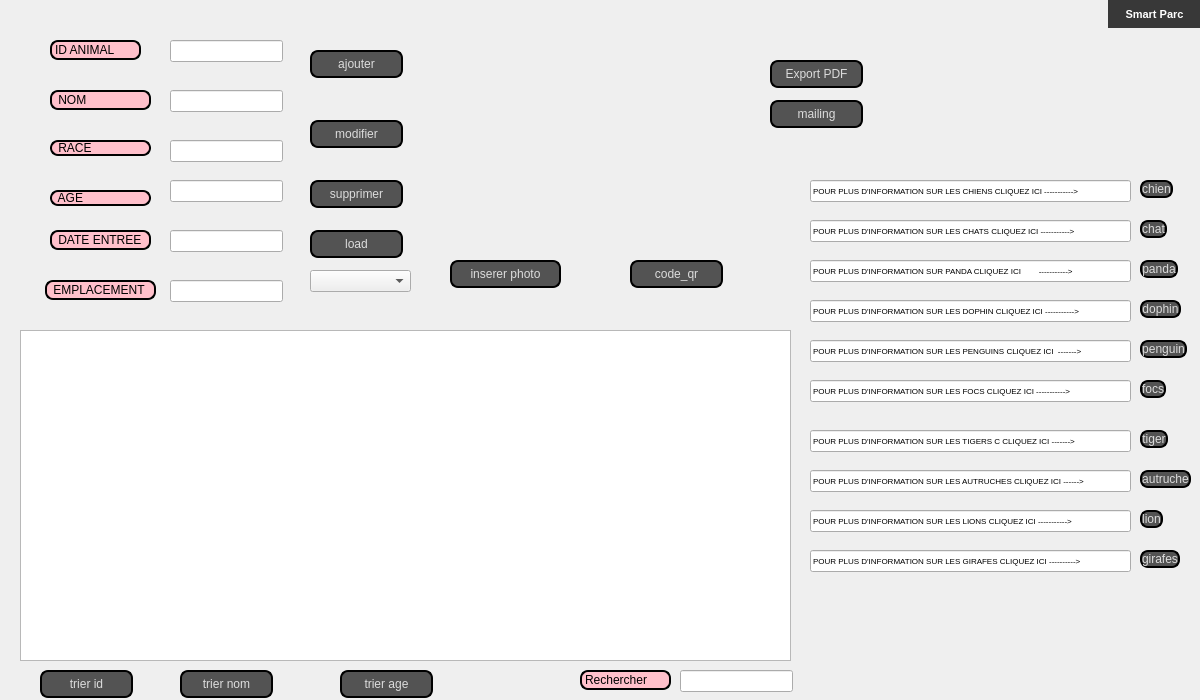
<?xml version="1.0" encoding="UTF-8"?>
<ui version="4.0">
 <class>Dialog</class>
 <widget class="QDialog" name="Dialog">
  <property name="geometry">
   <rect>
    <x>0</x>
    <y>0</y>
    <width>1200</width>
    <height>700</height>
   </rect>
  </property>
  <property name="windowTitle">
   <string>Dialog</string>
  </property>
  <widget class="QPushButton" name="Quitter">
   <property name="geometry">
    <rect>
     <x>1108</x>
     <y>0</y>
     <width>93</width>
     <height>28</height>
    </rect>
   </property>
   <property name="font">
    <font>
     <pointsize>8</pointsize>
     <weight>75</weight>
     <bold>true</bold>
    </font>
   </property>
   <property name="styleSheet">
    <string notr="true">QPushButton
{
border-radius:20px;
background-color: rgb(56, 56, 56);
color: rgb(255, 255, 255);
}
QPushButton:hover
{
color: rgb(56, 56, 56);
background-color: rgb(255, 255, 255);
}</string>
   </property>
   <property name="text">
    <string>Smart Parc</string>
   </property>
  </widget>
  <widget class="QLabel" name="label_10">
   <property name="geometry">
    <rect>
     <x>0</x>
     <y>0</y>
     <width>1200</width>
     <height>700</height>
    </rect>
   </property>
   <property name="text">
    <string/>
   </property>
   <property name="pixmap">
    <pixmap>AA.jpg</pixmap>
   </property>
  </widget>
  <widget class="QPushButton" name="mailing">
   <property name="geometry">
    <rect>
     <x>770</x>
     <y>100</y>
     <width>93</width>
     <height>28</height>
    </rect>
   </property>
   <property name="styleSheet">
    <string notr="true">QPushButton {
color: #dcdcdc;
background:#535353;
border: none;
font-size:12px;
font-family:Arial, Helvetica, sans-serif;
border: 2px solid ;
border-radius: 8px;
}
QPushButton:hover {
color:#fff;
	background-color: rgb(0, 0, 127);
border: none;
}
</string>
   </property>
   <property name="text">
    <string>mailing</string>
   </property>
  </widget>
  <widget class="QPushButton" name="ImportPDF">
   <property name="geometry">
    <rect>
     <x>770</x>
     <y>60</y>
     <width>93</width>
     <height>28</height>
    </rect>
   </property>
   <property name="styleSheet">
    <string notr="true">QPushButton {
color: #dcdcdc;
background:#535353;
border: none;
font-size:12px;
font-family:Arial, Helvetica, sans-serif;
border: 2px solid ;
border-radius: 8px;
}
QPushButton:hover {
color:#fff;
	background-color: rgb(0, 0, 127);
border: none;
}
</string>
   </property>
   <property name="text">
    <string>Export PDF</string>
   </property>
  </widget>
  <widget class="QPushButton" name="trier_age">
   <property name="geometry">
    <rect>
     <x>340</x>
     <y>670</y>
     <width>93</width>
     <height>28</height>
    </rect>
   </property>
   <property name="styleSheet">
    <string notr="true">QPushButton {
color: #dcdcdc;
background:#535353;
border: none;
font-size:12px;
font-family:Arial, Helvetica, sans-serif;
border: 2px solid ;
border-radius: 8px;
}
QPushButton:hover {
color:#fff;
	background-color: rgb(0, 0, 127);
border: none;
}</string>
   </property>
   <property name="text">
    <string>trier age</string>
   </property>
  </widget>
  <widget class="QPushButton" name="trier_id">
   <property name="geometry">
    <rect>
     <x>40</x>
     <y>670</y>
     <width>93</width>
     <height>28</height>
    </rect>
   </property>
   <property name="styleSheet">
    <string notr="true">QPushButton {
color: #dcdcdc;
background:#535353;
border: none;
font-size:12px;
font-family:Arial, Helvetica, sans-serif;
border: 2px solid ;
border-radius: 8px;
}
QPushButton:hover {
color:#fff;
	background-color: rgb(0, 0, 127);
border: none;
}</string>
   </property>
   <property name="text">
    <string>trier id</string>
   </property>
  </widget>
  <widget class="QTableView" name="tab_animal">
   <property name="geometry">
    <rect>
     <x>20</x>
     <y>330</y>
     <width>771</width>
     <height>331</height>
    </rect>
   </property>
  </widget>
  <widget class="QLabel" name="label_23">
   <property name="geometry">
    <rect>
     <x>580</x>
     <y>670</y>
     <width>91</width>
     <height>20</height>
    </rect>
   </property>
   <property name="mouseTracking">
    <bool>false</bool>
   </property>
   <property name="styleSheet">
    <string notr="true">QLabel {
color: #000000;
background:#FFC0CB;
border: none;
font-size:12px;
font-family:Arial, Helvetica, sans-serif;
border: 2px solid ;
border-radius: 8px;
}
QPushButton:hover {
color:#FFC0CB;
background-color: rgb(0rgb(0, 255, 0), 0, 127);
border: none;
}
</string>
   </property>
   <property name="text">
    <string>Rechercher</string>
   </property>
  </widget>
  <widget class="QLineEdit" name="le_rechercher">
   <property name="geometry">
    <rect>
     <x>680</x>
     <y>670</y>
     <width>113</width>
     <height>22</height>
    </rect>
   </property>
  </widget>
  <widget class="QPushButton" name="trier_nom">
   <property name="geometry">
    <rect>
     <x>180</x>
     <y>670</y>
     <width>93</width>
     <height>28</height>
    </rect>
   </property>
   <property name="styleSheet">
    <string notr="true">QPushButton {
color: #dcdcdc;
background:#535353;
border: none;
font-size:12px;
font-family:Arial, Helvetica, sans-serif;
border: 2px solid ;
border-radius: 8px;
}
QPushButton:hover {
color:#fff;
	background-color: rgb(0, 0, 127);
border: none;
}</string>
   </property>
   <property name="text">
    <string>trier nom</string>
   </property>
  </widget>
  <widget class="QPushButton" name="Lienderenseignement_5">
   <property name="geometry">
    <rect>
     <x>1140</x>
     <y>220</y>
     <width>27</width>
     <height>18</height>
    </rect>
   </property>
   <property name="font">
    <font>
     <family>Arial</family>
     <pointsize>-1</pointsize>
    </font>
   </property>
   <property name="styleSheet">
    <string notr="true">QPushButton {
color: #dcdcdc;
background:#535353;
border: none;
font-size:12px;
font-family:Arial, Helvetica, sans-serif;
border: 2px solid ;
border-radius: 8px;
}
QPushButton:hover {
color:#fff;
	background-color: rgb(0, 0, 127);
border: none;
}</string>
   </property>
   <property name="text">
    <string>chat</string>
   </property>
  </widget>
  <widget class="QPushButton" name="Lienderenseignement_4">
   <property name="geometry">
    <rect>
     <x>1140</x>
     <y>380</y>
     <width>26</width>
     <height>18</height>
    </rect>
   </property>
   <property name="font">
    <font>
     <family>Arial</family>
     <pointsize>-1</pointsize>
    </font>
   </property>
   <property name="styleSheet">
    <string notr="true">QPushButton {
color: #dcdcdc;
background:#535353;
border: none;
font-size:12px;
font-family:Arial, Helvetica, sans-serif;
border: 2px solid ;
border-radius: 8px;
}
QPushButton:hover {
color:#fff;
	background-color: rgb(0, 0, 127);
border: none;
}</string>
   </property>
   <property name="text">
    <string>focs</string>
   </property>
  </widget>
  <widget class="QPushButton" name="Lienderenseignement_6">
   <property name="geometry">
    <rect>
     <x>1140</x>
     <y>340</y>
     <width>47</width>
     <height>18</height>
    </rect>
   </property>
   <property name="font">
    <font>
     <family>Arial</family>
     <pointsize>-1</pointsize>
    </font>
   </property>
   <property name="styleSheet">
    <string notr="true">QPushButton {
color: #dcdcdc;
background:#535353;
border: none;
font-size:12px;
font-family:Arial, Helvetica, sans-serif;
border: 2px solid ;
border-radius: 8px;
}
QPushButton:hover {
color:#fff;
	background-color: rgb(0, 0, 127);
border: none;
}</string>
   </property>
   <property name="text">
    <string>penguin</string>
   </property>
  </widget>
  <widget class="QLineEdit" name="uname_17">
   <property name="geometry">
    <rect>
     <x>810</x>
     <y>340</y>
     <width>321</width>
     <height>22</height>
    </rect>
   </property>
   <property name="font">
    <font>
     <pointsize>6</pointsize>
    </font>
   </property>
   <property name="text">
    <string>POUR PLUS D'INFORMATION SUR LES PENGUINS CLIQUEZ ICI  -------&gt;</string>
   </property>
  </widget>
  <widget class="QPushButton" name="Lienderenseignement_8">
   <property name="geometry">
    <rect>
     <x>1140</x>
     <y>260</y>
     <width>38</width>
     <height>18</height>
    </rect>
   </property>
   <property name="font">
    <font>
     <family>Arial</family>
     <pointsize>-1</pointsize>
    </font>
   </property>
   <property name="styleSheet">
    <string notr="true">QPushButton {
color: #dcdcdc;
background:#535353;
border: none;
font-size:12px;
font-family:Arial, Helvetica, sans-serif;
border: 2px solid ;
border-radius: 8px;
}
QPushButton:hover {
color:#fff;
	background-color: rgb(0, 0, 127);
border: none;
}</string>
   </property>
   <property name="text">
    <string>panda</string>
   </property>
  </widget>
  <widget class="QLineEdit" name="uname_12">
   <property name="geometry">
    <rect>
     <x>810</x>
     <y>260</y>
     <width>321</width>
     <height>22</height>
    </rect>
   </property>
   <property name="font">
    <font>
     <pointsize>6</pointsize>
    </font>
   </property>
   <property name="text">
    <string>POUR PLUS D'INFORMATION SUR PANDA CLIQUEZ ICI        -----------&gt;</string>
   </property>
  </widget>
  <widget class="QLineEdit" name="uname_4">
   <property name="geometry">
    <rect>
     <x>810</x>
     <y>220</y>
     <width>321</width>
     <height>22</height>
    </rect>
   </property>
   <property name="font">
    <font>
     <pointsize>6</pointsize>
    </font>
   </property>
   <property name="text">
    <string>POUR PLUS D'INFORMATION SUR LES CHATS CLIQUEZ ICI -----------&gt;</string>
   </property>
  </widget>
  <widget class="QPushButton" name="Lienderenseignement_10">
   <property name="geometry">
    <rect>
     <x>1140</x>
     <y>510</y>
     <width>23</width>
     <height>18</height>
    </rect>
   </property>
   <property name="font">
    <font>
     <family>Arial</family>
     <pointsize>-1</pointsize>
    </font>
   </property>
   <property name="styleSheet">
    <string notr="true">QPushButton {
color: #dcdcdc;
background:#535353;
border: none;
font-size:12px;
font-family:Arial, Helvetica, sans-serif;
border: 2px solid ;
border-radius: 8px;
}
QPushButton:hover {
color:#fff;
	background-color: rgb(0, 0, 127);
border: none;
}</string>
   </property>
   <property name="text">
    <string>lion</string>
   </property>
  </widget>
  <widget class="QPushButton" name="Lienderenseignement_7">
   <property name="geometry">
    <rect>
     <x>1140</x>
     <y>300</y>
     <width>41</width>
     <height>18</height>
    </rect>
   </property>
   <property name="font">
    <font>
     <family>Arial</family>
     <pointsize>-1</pointsize>
    </font>
   </property>
   <property name="styleSheet">
    <string notr="true">QPushButton {
color: #dcdcdc;
background:#535353;
border: none;
font-size:12px;
font-family:Arial, Helvetica, sans-serif;
border: 2px solid ;
border-radius: 8px;
}
QPushButton:hover {
color:#fff;
	background-color: rgb(0, 0, 127);
border: none;
}</string>
   </property>
   <property name="text">
    <string>dophin</string>
   </property>
  </widget>
  <widget class="QLineEdit" name="uname_16">
   <property name="geometry">
    <rect>
     <x>810</x>
     <y>430</y>
     <width>321</width>
     <height>22</height>
    </rect>
   </property>
   <property name="font">
    <font>
     <pointsize>6</pointsize>
    </font>
   </property>
   <property name="text">
    <string>POUR PLUS D'INFORMATION SUR LES TIGERS C CLIQUEZ ICI -------&gt;</string>
   </property>
  </widget>
  <widget class="QLineEdit" name="uname_13">
   <property name="geometry">
    <rect>
     <x>810</x>
     <y>300</y>
     <width>321</width>
     <height>22</height>
    </rect>
   </property>
   <property name="font">
    <font>
     <pointsize>6</pointsize>
    </font>
   </property>
   <property name="text">
    <string>POUR PLUS D'INFORMATION SUR LES DOPHIN CLIQUEZ ICI -----------&gt;</string>
   </property>
  </widget>
  <widget class="QLineEdit" name="uname_19">
   <property name="geometry">
    <rect>
     <x>810</x>
     <y>510</y>
     <width>321</width>
     <height>22</height>
    </rect>
   </property>
   <property name="font">
    <font>
     <pointsize>6</pointsize>
    </font>
   </property>
   <property name="text">
    <string>POUR PLUS D'INFORMATION SUR LES LIONS CLIQUEZ ICI -----------&gt;</string>
   </property>
  </widget>
  <widget class="QPushButton" name="Lienderenseignement_2">
   <property name="geometry">
    <rect>
     <x>1140</x>
     <y>180</y>
     <width>33</width>
     <height>18</height>
    </rect>
   </property>
   <property name="font">
    <font>
     <family>Arial</family>
     <pointsize>-1</pointsize>
    </font>
   </property>
   <property name="styleSheet">
    <string notr="true">QPushButton {
color: #dcdcdc;
background:#535353;
border: none;
font-size:12px;
font-family:Arial, Helvetica, sans-serif;
border: 2px solid ;
border-radius: 8px;
}
QPushButton:hover {
color:#fff;
	background-color: rgb(0, 0, 127);
border: none;
}</string>
   </property>
   <property name="text">
    <string>chien</string>
   </property>
  </widget>
  <widget class="QLineEdit" name="uname_18">
   <property name="geometry">
    <rect>
     <x>810</x>
     <y>550</y>
     <width>321</width>
     <height>22</height>
    </rect>
   </property>
   <property name="font">
    <font>
     <pointsize>6</pointsize>
    </font>
   </property>
   <property name="text">
    <string>POUR PLUS D'INFORMATION SUR LES GIRAFES CLIQUEZ ICI ----------&gt;</string>
   </property>
  </widget>
  <widget class="QLineEdit" name="uname_15">
   <property name="geometry">
    <rect>
     <x>810</x>
     <y>470</y>
     <width>321</width>
     <height>22</height>
    </rect>
   </property>
   <property name="font">
    <font>
     <pointsize>6</pointsize>
    </font>
   </property>
   <property name="text">
    <string>POUR PLUS D'INFORMATION SUR LES AUTRUCHES CLIQUEZ ICI ------&gt;</string>
   </property>
  </widget>
  <widget class="QPushButton" name="Lienderenseignement_3">
   <property name="geometry">
    <rect>
     <x>1140</x>
     <y>430</y>
     <width>28</width>
     <height>18</height>
    </rect>
   </property>
   <property name="font">
    <font>
     <family>Arial</family>
     <pointsize>-1</pointsize>
    </font>
   </property>
   <property name="styleSheet">
    <string notr="true">QPushButton {
color: #dcdcdc;
background:#535353;
border: none;
font-size:12px;
font-family:Arial, Helvetica, sans-serif;
border: 2px solid ;
border-radius: 8px;
}
QPushButton:hover {
color:#fff;
	background-color: rgb(0, 0, 127);
border: none;
}</string>
   </property>
   <property name="text">
    <string>tiger</string>
   </property>
  </widget>
  <widget class="QPushButton" name="Lienderenseignement_11">
   <property name="geometry">
    <rect>
     <x>1140</x>
     <y>470</y>
     <width>51</width>
     <height>18</height>
    </rect>
   </property>
   <property name="font">
    <font>
     <family>Arial</family>
     <pointsize>-1</pointsize>
    </font>
   </property>
   <property name="styleSheet">
    <string notr="true">QPushButton {
color: #dcdcdc;
background:#535353;
border: none;
font-size:12px;
font-family:Arial, Helvetica, sans-serif;
border: 2px solid ;
border-radius: 8px;
}
QPushButton:hover {
color:#fff;
	background-color: rgb(0, 0, 127);
border: none;
}</string>
   </property>
   <property name="text">
    <string>autruche</string>
   </property>
  </widget>
  <widget class="QLineEdit" name="uname_10">
   <property name="geometry">
    <rect>
     <x>810</x>
     <y>180</y>
     <width>321</width>
     <height>22</height>
    </rect>
   </property>
   <property name="font">
    <font>
     <pointsize>6</pointsize>
    </font>
   </property>
   <property name="text">
    <string>POUR PLUS D'INFORMATION SUR LES CHIENS CLIQUEZ ICI -----------&gt;</string>
   </property>
  </widget>
  <widget class="QLineEdit" name="uname_14">
   <property name="geometry">
    <rect>
     <x>810</x>
     <y>380</y>
     <width>321</width>
     <height>22</height>
    </rect>
   </property>
   <property name="font">
    <font>
     <pointsize>6</pointsize>
    </font>
   </property>
   <property name="text">
    <string>POUR PLUS D'INFORMATION SUR LES FOCS CLIQUEZ ICI -----------&gt;</string>
   </property>
  </widget>
  <widget class="QPushButton" name="Lienderenseignement_12">
   <property name="geometry">
    <rect>
     <x>1140</x>
     <y>550</y>
     <width>40</width>
     <height>18</height>
    </rect>
   </property>
   <property name="font">
    <font>
     <family>Arial</family>
     <pointsize>-1</pointsize>
    </font>
   </property>
   <property name="styleSheet">
    <string notr="true">QPushButton {
color: #dcdcdc;
background:#535353;
border: none;
font-size:12px;
font-family:Arial, Helvetica, sans-serif;
border: 2px solid ;
border-radius: 8px;
}
QPushButton:hover {
color:#fff;
	background-color: rgb(0, 0, 127);
border: none;
}</string>
   </property>
   <property name="text">
    <string>girafes</string>
   </property>
  </widget>
  <widget class="QComboBox" name="table_id">
   <property name="geometry">
    <rect>
     <x>310</x>
     <y>270</y>
     <width>101</width>
     <height>22</height>
    </rect>
   </property>
   <property name="styleSheet">
    <string notr="true">QLabel {
color: #000000;
background:#FFC0CB;
border: none;
font-size:12px;
font-family:Arial, Helvetica, sans-serif;
border: 2px solid ;
border-radius: 8px;
}
QPushButton:hover {
color:#FFC0CB;
background-color: rgb(0rgb(0, 255, 0), 0, 127);
border: none;
}
</string>
   </property>
  </widget>
  <widget class="QPushButton" name="pb_ajouter">
   <property name="geometry">
    <rect>
     <x>310</x>
     <y>50</y>
     <width>93</width>
     <height>28</height>
    </rect>
   </property>
   <property name="styleSheet">
    <string notr="true">QPushButton {
color: #dcdcdc;
background:#535353;
border: none;
font-size:12px;
font-family:Arial, Helvetica, sans-serif;
border: 2px solid ;
border-radius: 8px;
}
QPushButton:hover {
color:#fff;
	background-color: rgb(0, 0, 127);
border: none;
}</string>
   </property>
   <property name="text">
    <string>ajouter</string>
   </property>
  </widget>
  <widget class="QLabel" name="lbl_image">
   <property name="geometry">
    <rect>
     <x>450</x>
     <y>50</y>
     <width>141</width>
     <height>151</height>
    </rect>
   </property>
   <property name="text">
    <string/>
   </property>
  </widget>
  <widget class="QLabel" name="label_5">
   <property name="geometry">
    <rect>
     <x>50</x>
     <y>230</y>
     <width>101</width>
     <height>20</height>
    </rect>
   </property>
   <property name="whatsThis">
    <string>&lt;html&gt;&lt;head/&gt;&lt;body&gt;&lt;p&gt;&lt;span style=&quot; font-size:12pt;&quot;&gt;xx&lt;/span&gt;&lt;/p&gt;&lt;/body&gt;&lt;/html&gt;</string>
   </property>
   <property name="styleSheet">
    <string notr="true">QLabel {
color: #000000;
background:#FFC0CB;
border: none;
font-size:12px;
font-family:Arial, Helvetica, sans-serif;
border: 2px solid ;
border-radius: 8px;
}
QPushButton:hover {
color:#FFC0CB;
background-color: rgb(0rgb(0, 255, 0), 0, 127);
border: none;
}
</string>
   </property>
   <property name="text">
    <string> DATE ENTREE</string>
   </property>
  </widget>
  <widget class="QLineEdit" name="le_id">
   <property name="geometry">
    <rect>
     <x>170</x>
     <y>40</y>
     <width>113</width>
     <height>22</height>
    </rect>
   </property>
   <property name="readOnly">
    <bool>false</bool>
   </property>
  </widget>
  <widget class="QLineEdit" name="le_age">
   <property name="geometry">
    <rect>
     <x>170</x>
     <y>180</y>
     <width>113</width>
     <height>22</height>
    </rect>
   </property>
   <property name="readOnly">
    <bool>false</bool>
   </property>
  </widget>
  <widget class="QLineEdit" name="la_date">
   <property name="geometry">
    <rect>
     <x>170</x>
     <y>230</y>
     <width>113</width>
     <height>22</height>
    </rect>
   </property>
   <property name="readOnly">
    <bool>false</bool>
   </property>
  </widget>
  <widget class="QLineEdit" name="la_race">
   <property name="geometry">
    <rect>
     <x>170</x>
     <y>140</y>
     <width>113</width>
     <height>22</height>
    </rect>
   </property>
   <property name="readOnly">
    <bool>false</bool>
   </property>
  </widget>
  <widget class="QPushButton" name="modifier">
   <property name="geometry">
    <rect>
     <x>310</x>
     <y>120</y>
     <width>93</width>
     <height>28</height>
    </rect>
   </property>
   <property name="styleSheet">
    <string notr="true">QPushButton {
color: #dcdcdc;
background:#535353;
border: none;
font-size:12px;
font-family:Arial, Helvetica, sans-serif;
border: 2px solid ;
border-radius: 8px;
}
QPushButton:hover {
color:#fff;
	background-color: rgb(0, 0, 127);
border: none;
}</string>
   </property>
   <property name="text">
    <string>modifier</string>
   </property>
  </widget>
  <widget class="QLabel" name="lbl_image_2">
   <property name="geometry">
    <rect>
     <x>610</x>
     <y>50</y>
     <width>141</width>
     <height>151</height>
    </rect>
   </property>
   <property name="text">
    <string/>
   </property>
  </widget>
  <widget class="QPushButton" name="code_qr">
   <property name="geometry">
    <rect>
     <x>630</x>
     <y>260</y>
     <width>93</width>
     <height>28</height>
    </rect>
   </property>
   <property name="styleSheet">
    <string notr="true">QPushButton {
color: #dcdcdc;
background:#535353;
border: none;
font-size:12px;
font-family:Arial, Helvetica, sans-serif;
border: 2px solid ;
border-radius: 8px;
}
QPushButton:hover {
color:#fff;
	background-color: rgb(0, 0, 127);
border: none;
}</string>
   </property>
   <property name="text">
    <string>code_qr</string>
   </property>
  </widget>
  <widget class="QPushButton" name="insererphoto">
   <property name="geometry">
    <rect>
     <x>450</x>
     <y>260</y>
     <width>111</width>
     <height>28</height>
    </rect>
   </property>
   <property name="styleSheet">
    <string notr="true">QPushButton {
color: #dcdcdc;
background:#535353;
border: none;
font-size:12px;
font-family:Arial, Helvetica, sans-serif;
border: 2px solid ;
border-radius: 8px;
}
QPushButton:hover {
color:#fff;
	background-color: rgb(0, 0, 127);
border: none;
}</string>
   </property>
   <property name="text">
    <string>inserer photo</string>
   </property>
  </widget>
  <widget class="QLabel" name="label">
   <property name="geometry">
    <rect>
     <x>50</x>
     <y>90</y>
     <width>101</width>
     <height>20</height>
    </rect>
   </property>
   <property name="styleSheet">
    <string notr="true">QLabel {
color: #000000;
background:#FFC0CB;
border: none;
font-size:12px;
font-family:Arial, Helvetica, sans-serif;
border: 2px solid ;
border-radius: 8px;
}
QPushButton:hover {
color:#FFC0CB;
background-color: rgb(0rgb(0, 255, 0), 0, 127);
border: none;
}
</string>
   </property>
   <property name="text">
    <string> NOM</string>
   </property>
  </widget>
  <widget class="QLabel" name="label_2">
   <property name="geometry">
    <rect>
     <x>50</x>
     <y>140</y>
     <width>101</width>
     <height>16</height>
    </rect>
   </property>
   <property name="styleSheet">
    <string notr="true">QLabel {
color: #000000;
background:#FFC0CB;
border: none;
font-size:12px;
font-family:Arial, Helvetica, sans-serif;
border: 2px solid ;
border-radius: 8px;
}
QPushButton:hover {
color:#FFC0CB;
background-color: rgb(0rgb(0, 255, 0), 0, 127);
border: none;
}
</string>
   </property>
   <property name="text">
    <string> RACE</string>
   </property>
  </widget>
  <widget class="QPushButton" name="load">
   <property name="geometry">
    <rect>
     <x>310</x>
     <y>230</y>
     <width>93</width>
     <height>28</height>
    </rect>
   </property>
   <property name="styleSheet">
    <string notr="true">QPushButton {
color: #dcdcdc;
background:#535353;
border: none;
font-size:12px;
font-family:Arial, Helvetica, sans-serif;
border: 2px solid ;
border-radius: 8px;
}
QPushButton:hover {
color:#fff;
	background-color: rgb(0, 0, 127);
border: none;
}</string>
   </property>
   <property name="text">
    <string>load</string>
   </property>
  </widget>
  <widget class="QLineEdit" name="le_emplacement">
   <property name="geometry">
    <rect>
     <x>170</x>
     <y>280</y>
     <width>113</width>
     <height>22</height>
    </rect>
   </property>
   <property name="readOnly">
    <bool>false</bool>
   </property>
  </widget>
  <widget class="QLineEdit" name="le_nom">
   <property name="geometry">
    <rect>
     <x>170</x>
     <y>90</y>
     <width>113</width>
     <height>22</height>
    </rect>
   </property>
   <property name="readOnly">
    <bool>false</bool>
   </property>
  </widget>
  <widget class="QPushButton" name="pb_supprimer">
   <property name="geometry">
    <rect>
     <x>310</x>
     <y>180</y>
     <width>93</width>
     <height>28</height>
    </rect>
   </property>
   <property name="styleSheet">
    <string notr="true">QPushButton {
color: #dcdcdc;
background:#535353;
border: none;
font-size:12px;
font-family:Arial, Helvetica, sans-serif;
border: 2px solid ;
border-radius: 8px;
}
QPushButton:hover {
color:#fff;
	background-color: rgb(0, 0, 127);
border: none;
}</string>
   </property>
   <property name="text">
    <string>supprimer</string>
   </property>
  </widget>
  <widget class="QLabel" name="label_3">
   <property name="geometry">
    <rect>
     <x>50</x>
     <y>190</y>
     <width>101</width>
     <height>16</height>
    </rect>
   </property>
   <property name="styleSheet">
    <string notr="true">QLabel {
color: #000000;
background:#FFC0CB;
border: none;
font-size:12px;
font-family:Arial, Helvetica, sans-serif;
border: 2px solid ;
border-radius: 8px;
}
QPushButton:hover {
color:#FFC0CB;
background-color: rgb(0rgb(0, 255, 0), 0, 127);
border: none;
}
</string>
   </property>
   <property name="text">
    <string> AGE</string>
   </property>
  </widget>
  <widget class="QLabel" name="label_6">
   <property name="geometry">
    <rect>
     <x>45</x>
     <y>280</y>
     <width>111</width>
     <height>20</height>
    </rect>
   </property>
   <property name="styleSheet">
    <string notr="true">QLabel {
color: #000000;
background:#FFC0CB;
border: none;
font-size:12px;
font-family:Arial, Helvetica, sans-serif;
border: 2px solid ;
border-radius: 8px;
}
QPushButton:hover {
color:#FFC0CB;
background-color: rgb(0rgb(0, 255, 0), 0, 127);
border: none;
}
</string>
   </property>
   <property name="text">
    <string> EMPLACEMENT</string>
   </property>
  </widget>
  <widget class="QLabel" name="label_4">
   <property name="geometry">
    <rect>
     <x>50</x>
     <y>40</y>
     <width>91</width>
     <height>20</height>
    </rect>
   </property>
   <property name="mouseTracking">
    <bool>false</bool>
   </property>
   <property name="styleSheet">
    <string notr="true">QLabel {
color: #000000;
background:#FFC0CB;
border: none;
font-size:12px;
font-family:Arial, Helvetica, sans-serif;
border: 2px solid ;
border-radius: 8px;
}
QPushButton:hover {
color:#FFC0CB;
background-color: rgb(0rgb(0, 255, 0), 0, 127);
border: none;
}
</string>
   </property>
   <property name="text">
    <string>ID ANIMAL</string>
   </property>
  </widget>
  <zorder>label_10</zorder>
  <zorder>Quitter</zorder>
  <zorder>mailing</zorder>
  <zorder>ImportPDF</zorder>
  <zorder>trier_age</zorder>
  <zorder>trier_id</zorder>
  <zorder>tab_animal</zorder>
  <zorder>label_23</zorder>
  <zorder>le_rechercher</zorder>
  <zorder>trier_nom</zorder>
  <zorder>Lienderenseignement_5</zorder>
  <zorder>Lienderenseignement_4</zorder>
  <zorder>Lienderenseignement_6</zorder>
  <zorder>uname_17</zorder>
  <zorder>Lienderenseignement_8</zorder>
  <zorder>uname_12</zorder>
  <zorder>uname_4</zorder>
  <zorder>Lienderenseignement_10</zorder>
  <zorder>Lienderenseignement_7</zorder>
  <zorder>uname_16</zorder>
  <zorder>uname_13</zorder>
  <zorder>uname_19</zorder>
  <zorder>Lienderenseignement_2</zorder>
  <zorder>uname_18</zorder>
  <zorder>uname_15</zorder>
  <zorder>Lienderenseignement_3</zorder>
  <zorder>Lienderenseignement_11</zorder>
  <zorder>uname_10</zorder>
  <zorder>uname_14</zorder>
  <zorder>Lienderenseignement_12</zorder>
  <zorder>table_id</zorder>
  <zorder>pb_ajouter</zorder>
  <zorder>lbl_image</zorder>
  <zorder>label_5</zorder>
  <zorder>le_id</zorder>
  <zorder>le_age</zorder>
  <zorder>la_date</zorder>
  <zorder>la_race</zorder>
  <zorder>modifier</zorder>
  <zorder>lbl_image_2</zorder>
  <zorder>code_qr</zorder>
  <zorder>insererphoto</zorder>
  <zorder>label</zorder>
  <zorder>label_2</zorder>
  <zorder>load</zorder>
  <zorder>le_emplacement</zorder>
  <zorder>le_nom</zorder>
  <zorder>pb_supprimer</zorder>
  <zorder>label_3</zorder>
  <zorder>label_6</zorder>
  <zorder>label_4</zorder>
 </widget>
 <resources/>
 <connections/>
</ui>
